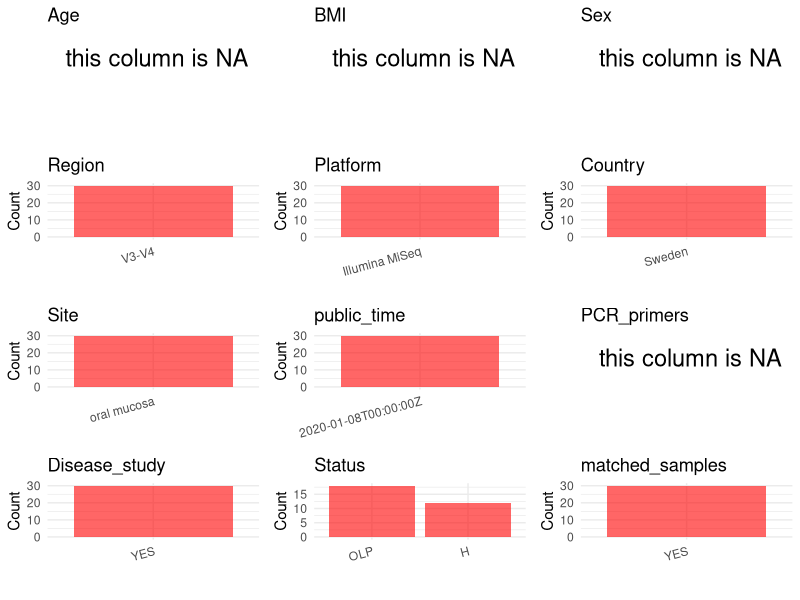

Here is the R script that generated this plot: (Note: this script raises an error after producing the figure.)
## ---- chunk 1
# Load necessary libraries
library(dplyr)
library(ggplot2)
library(cowplot)

# Set working directory (update this path to your local directory)
setwd("D:/metadata/2/PRJNA598825")

# Read the initial metadata files
initial_meta<-read.csv("SraRunTable.csv",header = T)

# Combine the two metadata files
#meta <- rbind(initial_meta, initial_meta1)

#Remove entries non-oral samples
#initial_meta <- subset(initial_meta,BioSampleModel != "Metagenome or environmental")

# Check the number of samples containing "HT" in Sample.Name (e.g., healthy controls)
#nrow(subset(meta, grepl("HT", Sample.Name)))

# Display the first few rows of the metadata
head(initial_meta)
## ---- chunk 2
# Create a uniform metadata dataframe
metadata <- data.frame(
  BioProject = initial_meta$BioProject,
  Run = initial_meta$Run,
  sample_name = initial_meta$Library.Name,
  Age = NA,
  BMI = NA,
  Sex=NA,
  Region = "V3-V4",
  Platform = initial_meta$Instrument,
  Country = initial_meta$geo_loc_name_country,
  Site = initial_meta$isolation_source,
  public_time = initial_meta$ReleaseDate,
  PCR_primers = NA,
  stringsAsFactors = FALSE
)
## ---- chunk 3
# Add information obtained from the publication
#metadata$PCR_primers <- "341F-805R"
metadata$title <- "Metataxonomic and metaproteomic profiling of the oral microbiome in oral lichen planus - a pilot study"
metadata$Disease_study <- "YES"
# Assign disease status based on sample_name patterns
metadata <- metadata %>%
  mutate(Status = case_when(
    initial_meta$Sample.Name == "Oral mucosa of healthy patients" ~ "H",
    initial_meta$Sample.Name %in% c("Oral mucosa from affected regions of oral lichen planus patients", "Bacterial community associated with the unaffected regions from oral mucosa of Oral Lichen Planus patients") ~ "OLP"
  ))

metadata$matched_samples <- "YES"
## ---- chunk 4
# Check the number of unique runs and sample names
print(paste("Number of unique runs:", length(unique(metadata$Run))))
print(paste("Number of unique sample names:", length(unique(metadata$sample_name))))
## ---- chunk 5
# Select columns for visualization
plot_data <- metadata %>%
  select(-BioProject, -Run, -sample_name, -title)

# Function to create simple plots for each column
create_simple_plots <- function(data) {
  plots <- list()
  
  for (col in colnames(data)) {
    # Check if the column is all NA
    if (all(is.na(data[[col]]))) {
      # Create an empty plot with text indicating all NA
      p <- ggplot() +
        annotate("text", x = 0.5, y = 0.5, label = "this column is NA", size = 6) +
        labs(title = col) +
        theme_void()
    } else if (is.numeric(data[[col]])) {
      # Numeric variable: histogram
      p <- ggplot(data, aes(x = .data[[col]])) +
        geom_histogram(fill = "blue", alpha = 0.6, bins = 20, na.rm = TRUE) +
        labs(title = col) +
        theme_minimal()
    } else {
      # Categorical variable: bar plot (remove NA values)
      count_data <- as.data.frame(table(data[[col]], useNA = "ifany"))
      p <- ggplot(count_data, aes(x = reorder(Var1, -Freq), y = Freq)) +
        geom_col(fill = "red", alpha = 0.6) +
        labs(title = col, x = NULL, y = "Count") +
        theme_minimal() +
        theme(axis.text.x = element_text(angle = 15, hjust = 1))
    }
    plots[[col]] <- p
  }
  
  return(plots)
}

# Generate and arrange plots
plots <- create_simple_plots(plot_data)
p<-plot_grid(plots$Age, 
          plots$BMI, 
          plots$Sex, 
          plots$Region, 
          plots$Platform, 
          plots$Country, 
          plots$Site,
          plots$public_time, 
          plots$PCR_primers,
          plots$Disease_study,
          plots$Status,
          plots$matched_samples,# add 
          ncol = 3, align = "hv", axis = "lb")
ggsave("Metadata_Summary.png", plot = p, width = 8, height = 6, dpi = 150)
## ---- chunk 6
knitr::include_graphics("metadata_summary.png")
## ---- chunk 7
# Reorder columns to match the desired format
metadata <- metadata[, c(
  "BioProject", "Run", "sample_name", "Age", "BMI", "Sex", 
  "Region", "Platform", "Country", "Site", "public_time", 
  "PCR_primers", "title", "Disease_study", "Status","matched_samples"
)]

# Export the uniform metadata to a CSV file
write.csv(metadata, file = "metadata.csv", quote = TRUE)
head(metadata)
